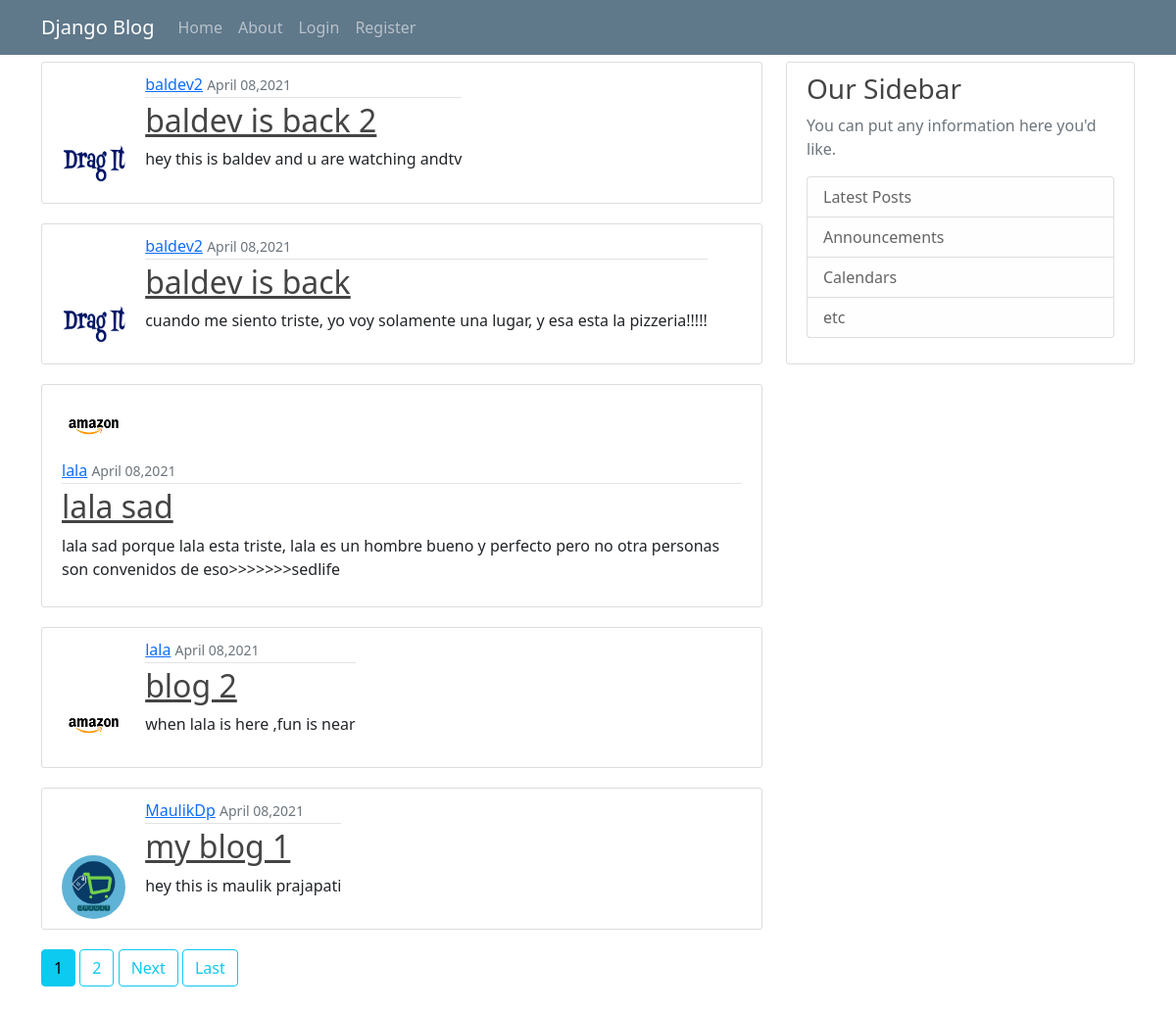
Page /blog/home/ on the committed database.
### blog/models.py (models this page shows, shortened)
class Post(models.Model):
    title = models.CharField(max_length=100)
    content = models.TextField()
    date_posted = models.DateTimeField(default=timezone.now)
    author = models.ForeignKey(User, on_delete = models.CASCADE)

### users/models.py (models this page shows, shortened)
class Profile(models.Model):
    user = models.OneToOneField(User, on_delete=models.CASCADE)
    image = models.ImageField(default='default.jpg',upload_to = 'profile_pics')

### blog/views.py (the view)
# urls.py: path('home/',PostListView.as_view(),name ='blog-home'),
class PostListView(ListView):
    model = Post
    template_name = 'blog/home.html'
    context_object_name = 'posts'
    ordering = ['-date_posted']
    paginate_by = 5

### blog/templates/blog/home.html (shortened to what this page needs)
{% extends "blog/base.html" %}
{% block content %}
{% for post in posts %}
<article class="media content-section">
  <img class="rounded-circle article-img" src="{{ post.author.profile.image.url }}" alt="">
  <div class="media-body">
    <div class="article-metadata">
      <a class="mr-2" href="{% url 'user-posts' post.author.username %}">{{ post.author }}</a>
      <small class="text-muted">{{ post.date_posted|date:"F d,Y"}}</small>
    </div>
    <h2><a class="article-title" href="{% url 'post-detail' post.id %}">{{ post.title }}</a></h2>
    <p class="article-content">{{ post.content }}</p>
  </div>
</article>
{% endfor %}
  {% if is_paginated %}
    {% for nu in page_obj.paginator.page_range %}
      {% if page_obj.number == nu %}
        <a class="btn btn-info mb-4" href="?page={{nu}}">{{ nu }}</a>
      {% elif nu > page_obj.number|add:'-3' and nu < page_obj.number|add:'3' %}
        <a class="btn btn-outline-info mb-4" href="?page={{nu}}">{{ nu }}</a>
      {% endif %}
    {% endfor %}
    {% if page_obj.has_next %}
      <a class="btn btn-outline-info mb-4" href="?page={{ page_obj.next_page_number }}">Next</a>
      <a class="btn btn-outline-info mb-4" href="?page={{ page_obj.paginator.num_pages }}">Last</a>
    {% endif %}
  {% endif %}
  {% endblock content %}

### blog/static/blog/main.css (style rules this page uses)
body { background: #fafafa; color: #333333; margin-top: 5rem; }
h1, h2, h3, h4, h5, h6 { color: #444444; }
.content-section { background: #ffffff; padding: 10px 20px; border: 1px solid #dddddd; border-radius: 3px; margin-bottom: 20px; }
.article-title { color: #444444; }
.article-content { white-space: pre-line; }
.article-img { height: 65px; width: 65px; margin-right: 16px; }
.article-metadata { padding-bottom: 1px; margin-bottom: 4px; border-bottom: 1px solid #e3e3e3 }
.rounded-circle, .media-body { display: inline-block; }

### rows in the picture
Post: author.profile.image (picture), author "baldev2", date_posted "April 08,2021", title "baldev is back 2", content "hey this is baldev and u are watching andtv"
Post: author.profile.image (picture), author "baldev2", date_posted "April 08,2021", title "baldev is back", content "cuando me siento triste, yo voy solamente una lugar, y esa esta la pizzeria!!!!!"
Post: author.profile.image (picture), author "lala", date_posted "April 08,2021", title "lala sad", content "lala sad porque lala esta triste, lala es un hombre bueno y perfecto pero no otra personas son convenidos de eso>>>>>>>sedlife"
Post: author.profile.image (picture), author "lala", date_posted "April 08,2021", title "blog 2", content "when lala is here ,fun is near"
Post: author.profile.image (picture), author "MaulikDp", date_posted "April 08,2021", title "my blog 1", content "hey this is maulik prajapati"

### other values in the picture
{{ nu }} "1"
{{ nu }} "2"
